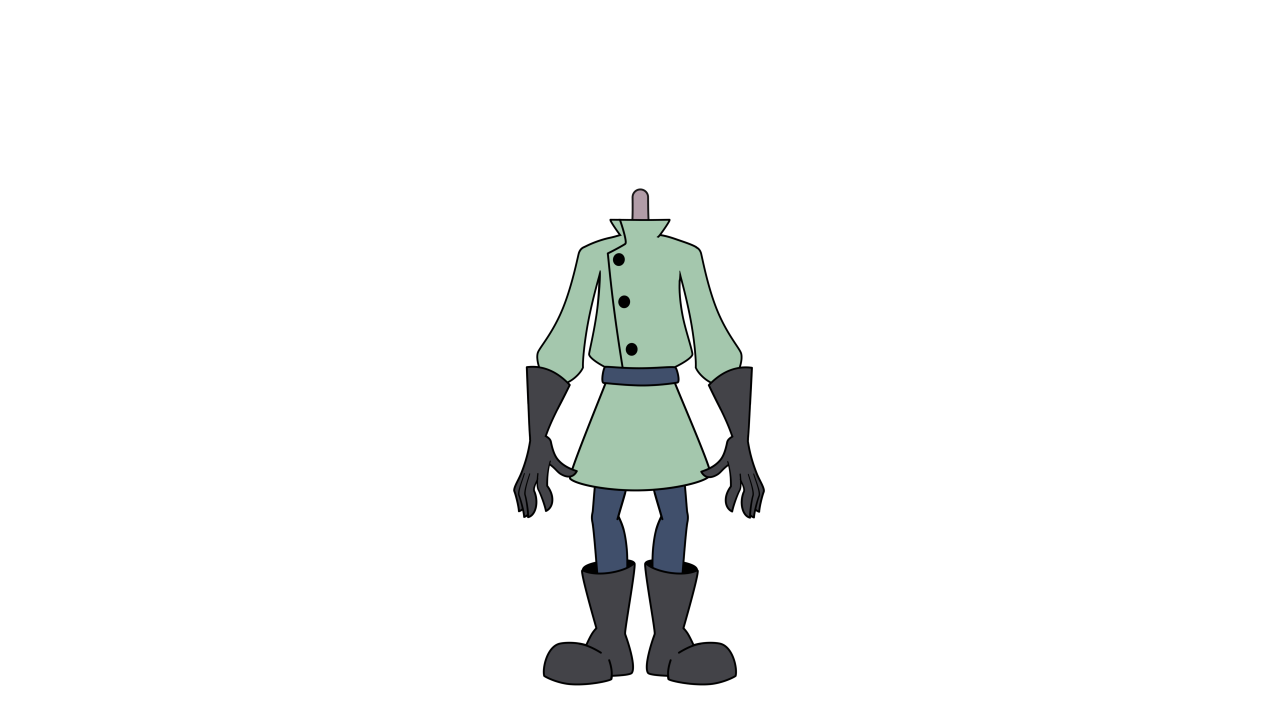
#> input picture assets/rigs/doctor/plates/plate-body-3840.png, 3840 x 2160 px (shown at 1/3 size)
$ python -i perform.py   (imports and definitions only)
#> lines starting #> are read from the running program, lines starting #| are printed output that depends on the picture
#!/usr/bin/env python3
"""Stage 7 - Perform.

Renders one shot: a Harmony character rig lip-synced to a vocal stem, with blinks,
tears, beat-locked body motion, breathing and a camera push, over an optional
background.

    uv run perform.py --rig doctor --audio "vox.wav" --start 41.2 --duration 9 \\
        --track "goodbyparty 1.4" --background rainy-window --rain \\
        --text "this is our song. it's called goodbye party"

The rig supplies geometry (assets/rigs/<name>/rig.json), voice.py supplies the
performance (syllable onsets, vowels, beat grid), rig.py supplies the plates.
Nothing about the clip is baked in.

Two things worth knowing about how the mouth is driven. The shape comes from the
*vowel* being sung, not from loudness - loudness only decides open versus shut and
picks between a loud and a quiet variant of the same vowel. And the whole mouth
track runs two frames ahead of the audio: measured lag from the RMS window is about
32 ms, and viewers perceive sound slightly late, so animators place mouths early.
"""
from __future__ import annotations

import argparse
import datetime
import itertools
import json
import os
import subprocess
import sys
from pathlib import Path

import numpy as np
from PIL import Image, ImageDraw, ImageFilter
from scipy import ndimage

import caption_styles as cs
import common
import config
import face
import lipsync
import rig as rigmod
import voice
from common import ToolError

FPS = 24
GATE = 0.14          # envelope below this and the mouth is shut
AUDIBLE = 0.055      # still sounding, even if below the gate - holds a decaying vowel
MIN_HOLD = 3         # frames; below this the mouth strobes
LEAD = 2             # frames the mouth runs ahead of the audio
VOWEL_HOLD = 8       # frames a vowel keeps its shape while still audible
BLINK_CURVE = (0.62, 0.18, 0.0, 0.38, 0.82)
ASSETS = config.ROOT / "assets"


# ------------------------------------------------------------------ rig + plates

# [447 lines left out: functions load_rig, _matted, pose_table, pose_geometry, plates, mouth_library and 9 more, not called in this run]


def fit_background(path: Path) -> Image.Image:
    bg = Image.open(path).convert("RGB")
    s = max(cs.CANVAS_W / bg.width, cs.CANVAS_H / bg.height)
#> s = 0.889
    bg = bg.resize((int(bg.width * s + 0.5), int(bg.height * s + 0.5)), Image.LANCZOS)
#> bg: PIL image 3413x1920 RGB
    ox, oy = (bg.width - cs.CANVAS_W) // 2, (bg.height - cs.CANVAS_H) // 2
#> ox = 1166; oy = 0
    return bg.crop((ox, oy, ox + cs.CANVAS_W, oy + cs.CANVAS_H))
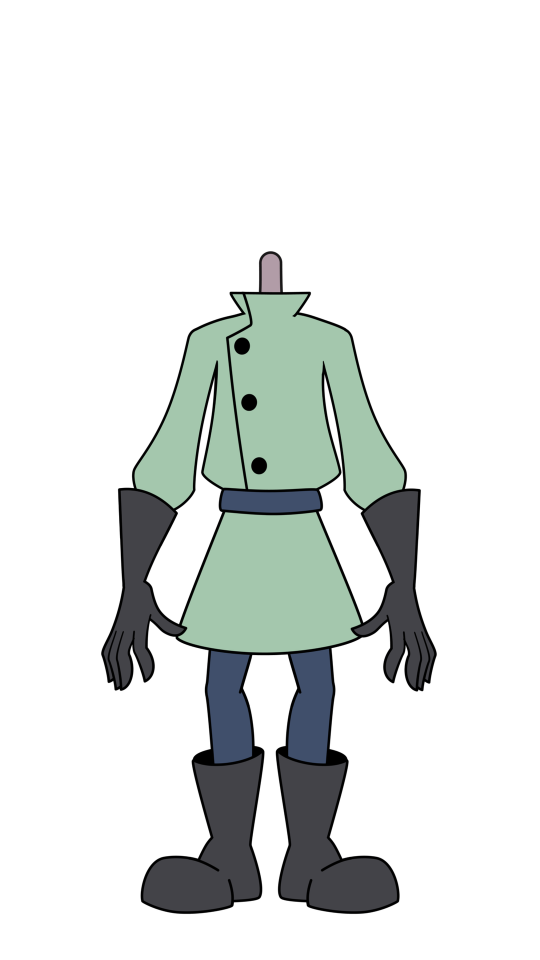
#> returned value: PIL image 1080x1920 RGB (shown at 1/2 size); mean R, G, B 223.1, 226.9, 225.1


# ------------------------------------------------------------------ finish

# [110 lines left out: functions composite, mux, not called in this run]


def _font(sz: int):
    from PIL import ImageFont
    return ImageFont.truetype(cs.resolve_font(), sz)


# ------------------------------------------------------------------ CLI

# [131 lines left out: function main, not called in this run]


# [6 lines not run here, left out]

>>> result = fit_background('assets/rigs/doctor/plates/plate-body-3840.png')
